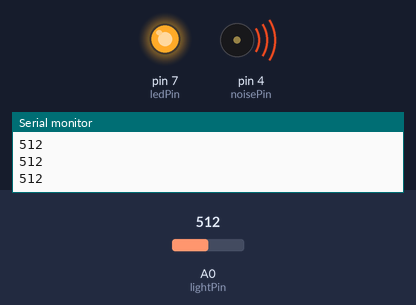
Bench run of a sketch on a simulated Arduino Uno, built with avr-gcc and run on an emulated ATmega328P. On the bench: output pins drawn as LEDs (lit = HIGH), buzzer (waves = sounding), the last lines printed to the serial monitor. The test bench sets the inputs (shaded band); at power-on: A0 (lightPin) = 512.

Above: at 1.2 s.
1.3 s: A0 (lightPin) set to 582
2.8 s: A0 (lightPin) set to 617
At 3.9 s:
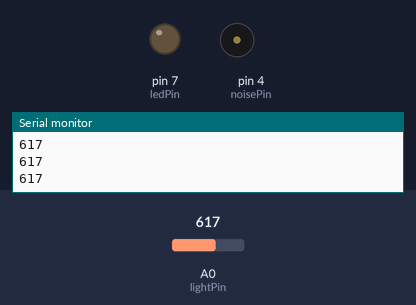
4.8 s: A0 (lightPin) set to 590
At 5.3 s:
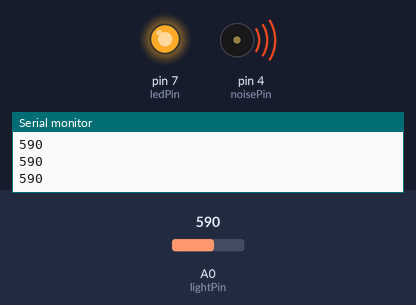
6.3 s: A0 (lightPin) set to 610
At 6.56 s:
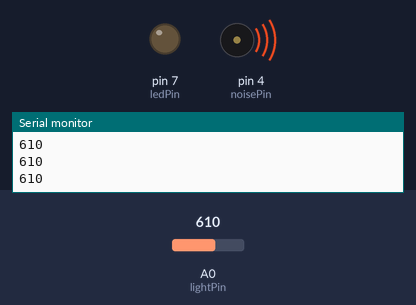
Timing chart, 0 to 9.3 s (numbered marks = the images above; inputs shaded):
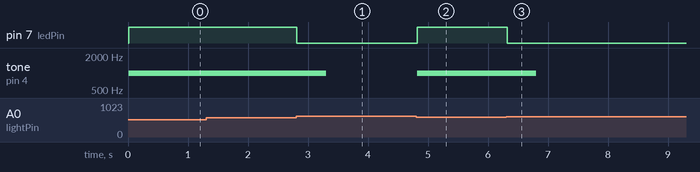

Measured:
- the behaviour switches between 599 and 600 on A0 (lightPin) (found by bisection; images 0 and 1)
- after the input at 2.8 s, pin 7 (ledPin): HIGH → LOW at once; tone on pin 4 (noisePin): 1000 Hz → silent after 0.50 s
- after the input at 4.8 s, pin 7 (ledPin): LOW → HIGH at once; tone on pin 4 (noisePin): silent → 1000 Hz at once
- after the input at 6.3 s, pin 7 (ledPin): HIGH → LOW at once; tone on pin 4 (noisePin): 1000 Hz → silent after 0.51 s

The sketch:

photoResistor.ino
```cpp
int lightPin = 0;  //define a pin for Photo resistor
int noisePin=4;     //define a pin for LED
int ledPin=7;

void setup()
{
    Serial.begin(9600);  //Begin serial communcation
    pinMode( noisePin, OUTPUT );
    pinMode(ledPin,OUTPUT);
}

void loop()
{
    int light=analogRead(lightPin);
    Serial.println(analogRead(lightPin)); //Write the value of the photoresistor to the serial monitor.
      //send the value to the ledPin. Depending on value of resistor
                                                //you have  to divide the value. for example,
                                                //with a 10k resistor divide the value by 2, for 100k resistor divide by 4.
   delay(10); //short delay for faster response to light.
   if(light<600)
   {
    tone(noisePin,1000,500);
    digitalWrite(ledPin,HIGH);
   }
   else
   {
    digitalWrite(ledPin,LOW);
   }

}
```
